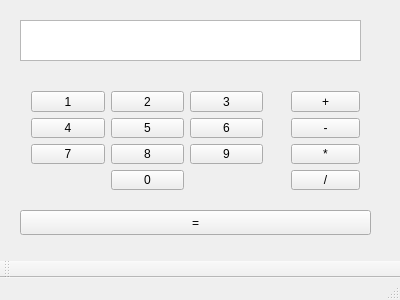
<?xml version="1.0" encoding="UTF-8"?>
<ui version="4.0">
 <class>MainWindow</class>
 <widget class="QMainWindow" name="MainWindow">
  <property name="geometry">
   <rect>
    <x>0</x>
    <y>0</y>
    <width>400</width>
    <height>300</height>
   </rect>
  </property>
  <property name="windowTitle">
   <string>MainWindow</string>
  </property>
  <widget class="QWidget" name="centralWidget">
   <widget class="QTextEdit" name="textEdit">
    <property name="geometry">
     <rect>
      <x>20</x>
      <y>20</y>
      <width>341</width>
      <height>41</height>
     </rect>
    </property>
    <property name="html">
     <string>&lt;!DOCTYPE HTML PUBLIC &quot;-//W3C//DTD HTML 4.0//EN&quot; &quot;http://www.w3.org/TR/REC-html40/strict.dtd&quot;&gt;
&lt;html&gt;&lt;head&gt;&lt;meta name=&quot;qrichtext&quot; content=&quot;1&quot; /&gt;&lt;style type=&quot;text/css&quot;&gt;
p, li { white-space: pre-wrap; }
&lt;/style&gt;&lt;/head&gt;&lt;body style=&quot; font-family:'Ubuntu'; font-size:11pt; font-weight:400; font-style:normal;&quot;&gt;
&lt;p align=&quot;center&quot; style=&quot;-qt-paragraph-type:empty; margin-top:0px; margin-bottom:0px; margin-left:0px; margin-right:0px; -qt-block-indent:0; text-indent:0px;&quot;&gt;&lt;br /&gt;&lt;/p&gt;&lt;/body&gt;&lt;/html&gt;</string>
    </property>
   </widget>
   <widget class="QPushButton" name="eq">
    <property name="geometry">
     <rect>
      <x>20</x>
      <y>210</y>
      <width>351</width>
      <height>25</height>
     </rect>
    </property>
    <property name="text">
     <string>=</string>
    </property>
   </widget>
   <widget class="QWidget" name="layoutWidget">
    <property name="geometry">
     <rect>
      <x>20</x>
      <y>80</y>
      <width>254</width>
      <height>121</height>
     </rect>
    </property>
    <layout class="QGridLayout" name="gridLayout">
     <property name="sizeConstraint">
      <enum>QLayout::SetMaximumSize</enum>
     </property>
     <item row="1" column="1">
      <widget class="QPushButton" name="d5">
       <property name="text">
        <string>5</string>
       </property>
      </widget>
     </item>
     <item row="2" column="1">
      <widget class="QPushButton" name="d8">
       <property name="text">
        <string>8</string>
       </property>
      </widget>
     </item>
     <item row="0" column="1">
      <widget class="QPushButton" name="d2">
       <property name="text">
        <string>2</string>
       </property>
      </widget>
     </item>
     <item row="0" column="0">
      <widget class="QPushButton" name="d1">
       <property name="text">
        <string>1</string>
       </property>
      </widget>
     </item>
     <item row="2" column="0">
      <widget class="QPushButton" name="d7">
       <property name="text">
        <string>7</string>
       </property>
      </widget>
     </item>
     <item row="1" column="0">
      <widget class="QPushButton" name="d4">
       <property name="text">
        <string>4</string>
       </property>
      </widget>
     </item>
     <item row="2" column="2">
      <widget class="QPushButton" name="d9">
       <property name="text">
        <string>9</string>
       </property>
      </widget>
     </item>
     <item row="1" column="2">
      <widget class="QPushButton" name="d6">
       <property name="text">
        <string>6</string>
       </property>
      </widget>
     </item>
     <item row="0" column="2">
      <widget class="QPushButton" name="d3">
       <property name="text">
        <string>3</string>
       </property>
      </widget>
     </item>
     <item row="3" column="1">
      <widget class="QPushButton" name="d0">
       <property name="text">
        <string>0</string>
       </property>
      </widget>
     </item>
    </layout>
   </widget>
   <widget class="QWidget" name="layoutWidget">
    <property name="geometry">
     <rect>
      <x>280</x>
      <y>80</y>
      <width>91</width>
      <height>121</height>
     </rect>
    </property>
    <layout class="QVBoxLayout" name="verticalLayout">
     <item>
      <widget class="QPushButton" name="plus">
       <property name="text">
        <string>+</string>
       </property>
      </widget>
     </item>
     <item>
      <widget class="QPushButton" name="minus">
       <property name="text">
        <string>-</string>
       </property>
      </widget>
     </item>
     <item>
      <widget class="QPushButton" name="mul">
       <property name="text">
        <string>*</string>
       </property>
      </widget>
     </item>
     <item>
      <widget class="QPushButton" name="div">
       <property name="text">
        <string>/</string>
       </property>
      </widget>
     </item>
    </layout>
   </widget>
  </widget>
  <widget class="QToolBar" name="mainToolBar">
   <attribute name="toolBarArea">
    <enum>BottomToolBarArea</enum>
   </attribute>
   <attribute name="toolBarBreak">
    <bool>false</bool>
   </attribute>
  </widget>
  <widget class="QStatusBar" name="statusBar"/>
  <widget class="QMenuBar" name="menuBar">
   <property name="geometry">
    <rect>
     <x>0</x>
     <y>0</y>
     <width>400</width>
     <height>22</height>
    </rect>
   </property>
  </widget>
  <action name="click_me">
   <property name="text">
    <string>Click me!</string>
   </property>
  </action>
 </widget>
 <layoutdefault spacing="6" margin="11"/>
 <resources/>
 <connections/>
</ui>
